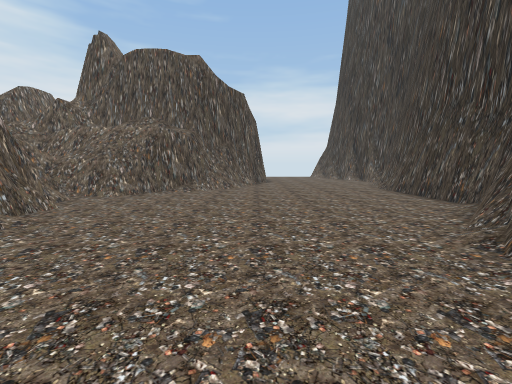
[1] (above)

12 first-person views from a walk through a scene from a Unity 3-D project. The camera is 1.5 m above the floor, tilts 6° down and sees 90° across. The floor is counted in squares, 2 m on a side. Each view is taken from the middle of a square. On the plan, view 1 faces up. The plan holds only what a view shows up to about 9 squares ahead; the rest is blank. The place goes on beyond the plan. The player character is not drawn. Some animated figures are left out.

[2]
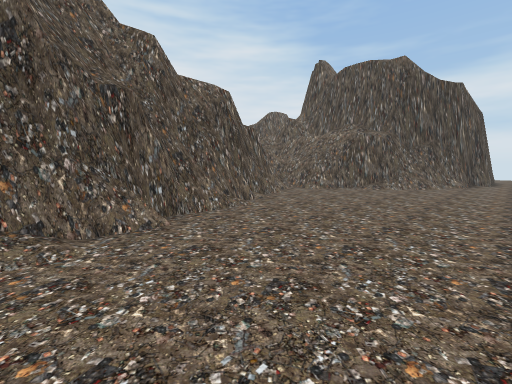

[3]
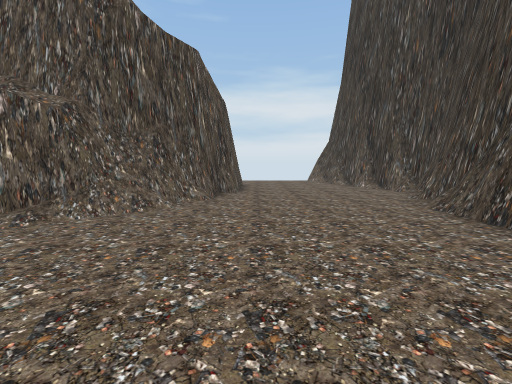

[4]
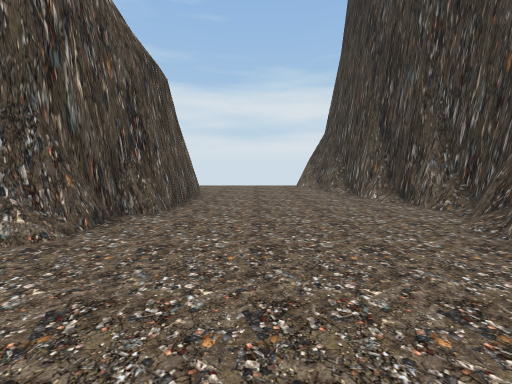

[5]
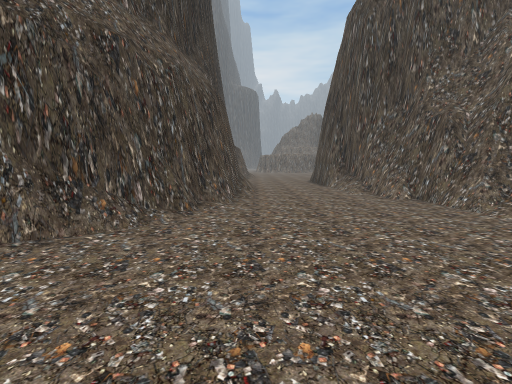

[6]
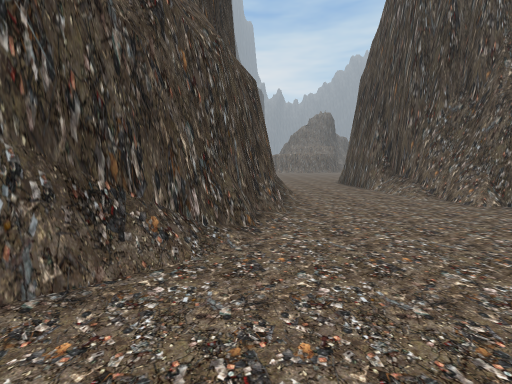

[7]
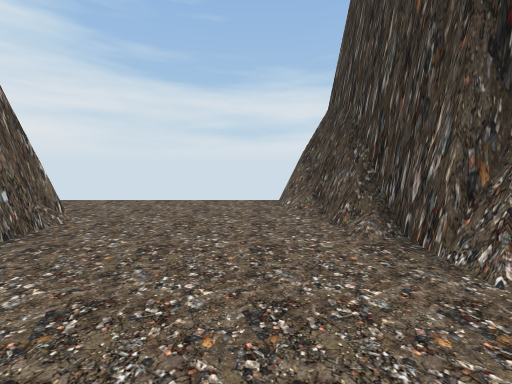

[8]
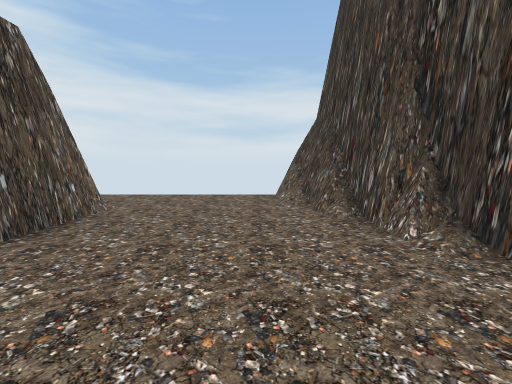

[9]
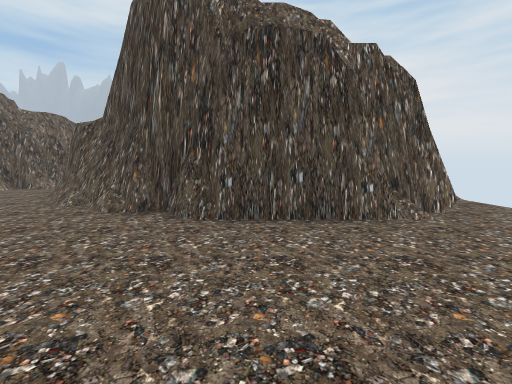

[10]
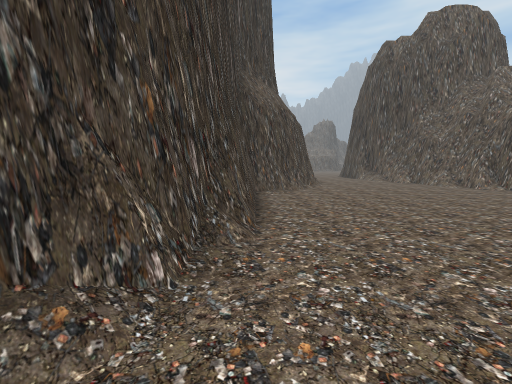

[11]
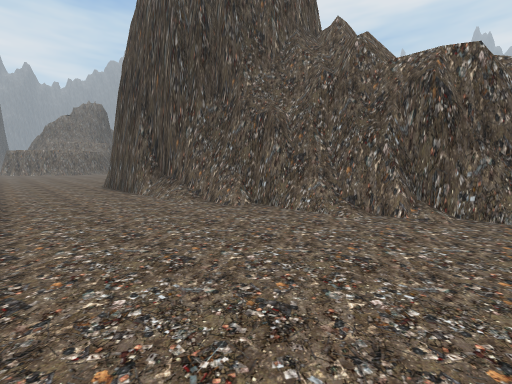

[12]
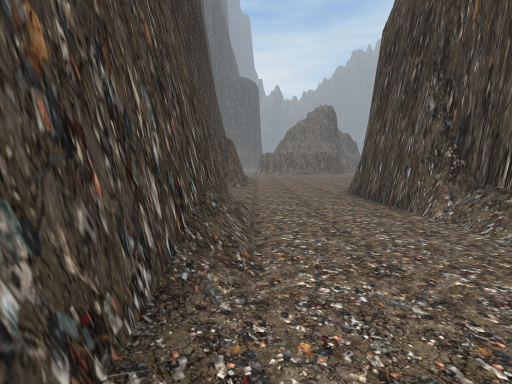

### Floor plan
Key: @ floor where view 1 was taken; # wall or solid block; . floor; = window, fence, low wall or low ledge.
Columns run from 4 left of view 1 to 5 right of it. Each row starts with its distance up from view 1.
 17         #
 16   #.....#
 15   ##....##
 14    ##...##
 13     #....#
 12     #....#
 11     #....#
 10    ##....#
  9   ##.....#
  8  ###....##
  7 ##......#
  6 #.......#
  5 #.......#
  4 #.......#
  3 #......##
  2 ##....##
  1  #....#
  0  ##.@.#
 -1  ##...#
 -2   #..=#
 -3   #...#
 -4   #...#
 -5   #...
 -6   #...
 -7    ...#
 -8    ...#

Where each view was taken, in squares from view 1:
view 1: 0 up, 0 right, facing up
view 2: 1 down, 1 right, facing up-left
view 3: 4 up, 1 right, facing up
view 4: 7 up, 2 right, facing up
view 5: 6 up, 1 right, facing down
view 6: 5 up, 2 right, facing down
view 7: 11 up, 3 right, facing up
view 8: 10 up, 3 right, facing up
view 9: 12 up, 4 right, facing left
view 10: 11 up, 4 right, facing down
view 11: 4 up, 1 right, facing down-left
view 12: 1 up, 1 right, facing down
